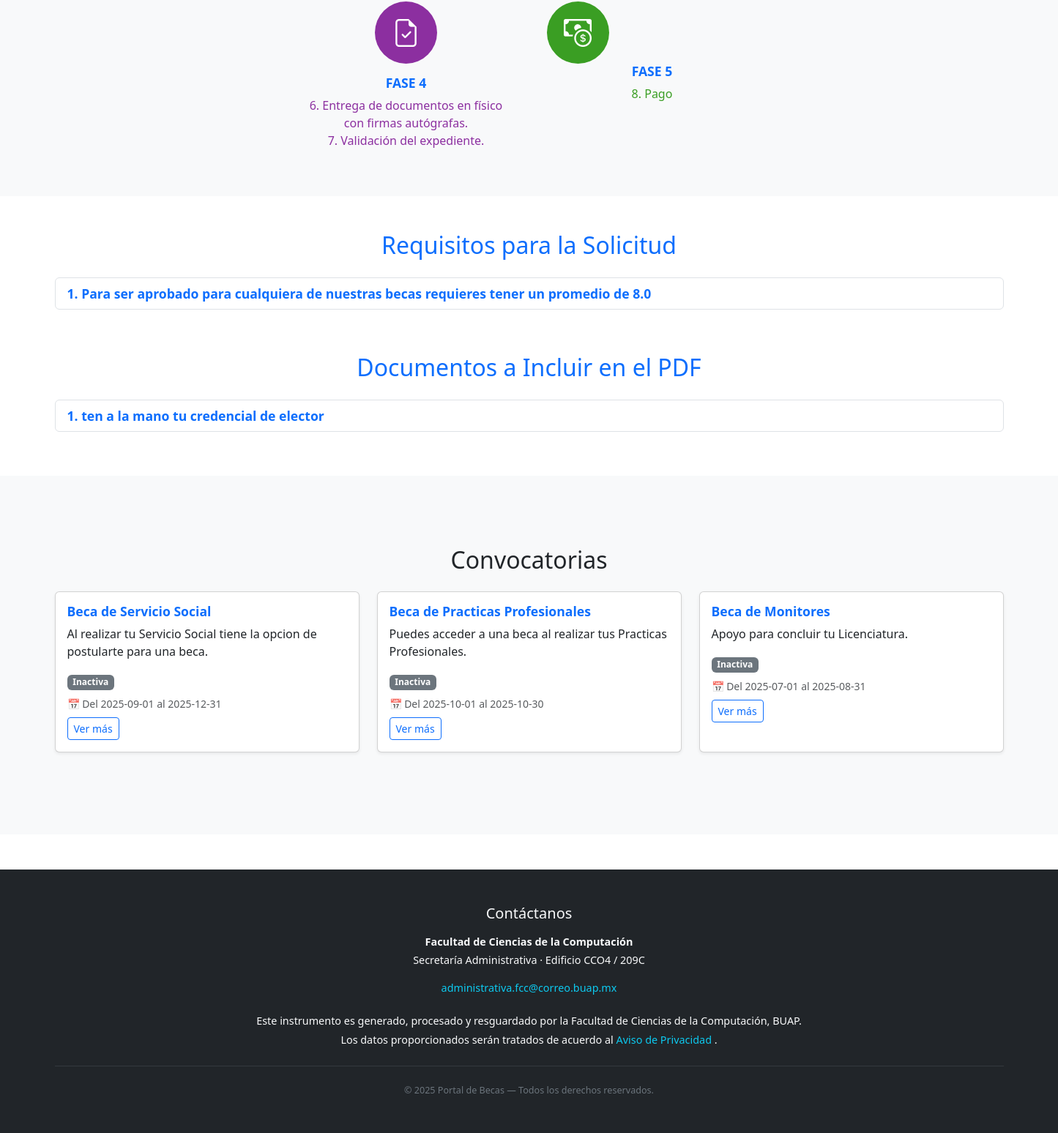
Before: / (lower part) with the older database file.
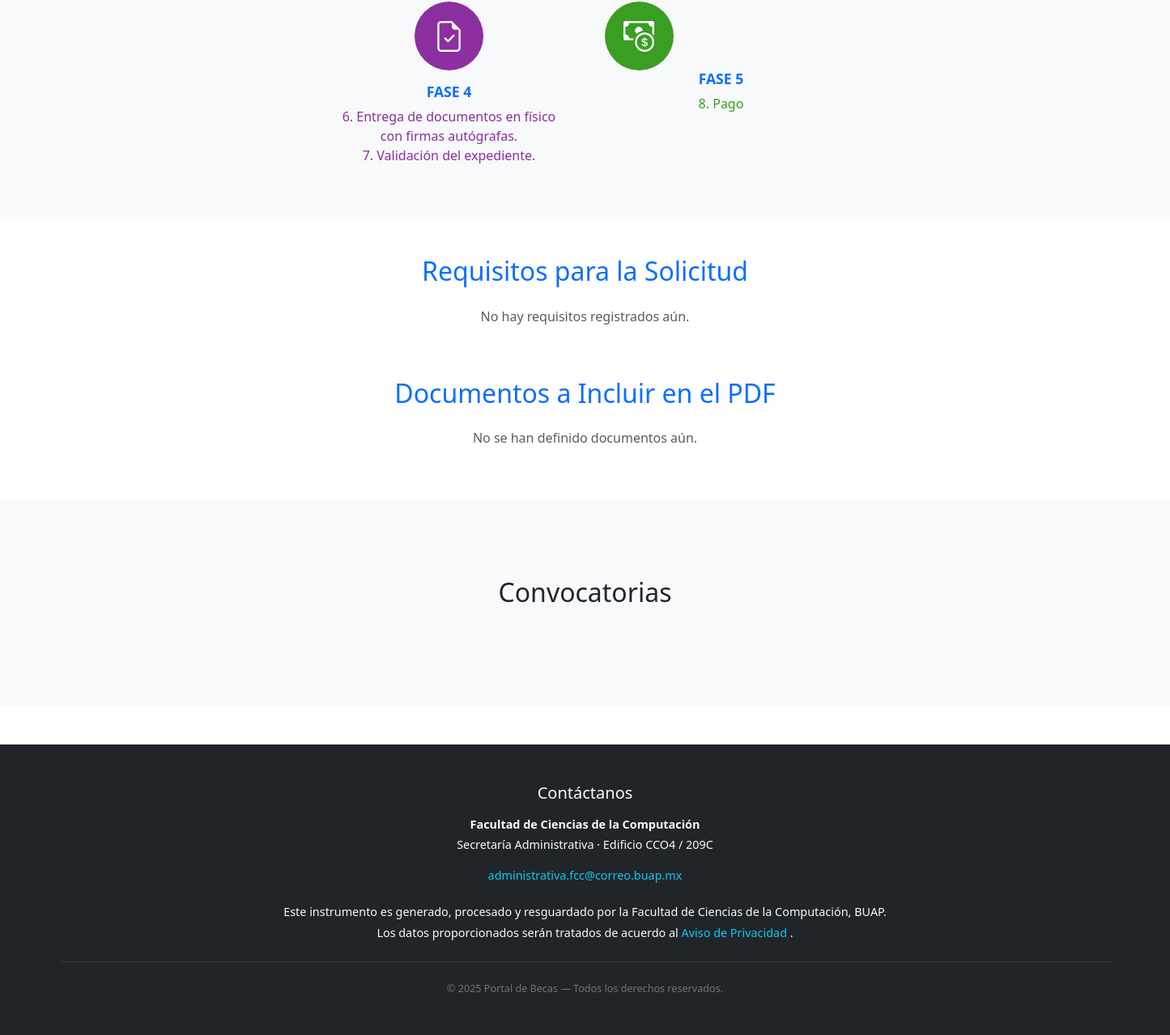
After: the same page with the newer database file.
### tables this page shows
CREATE TABLE requisitos (
            id INTEGER PRIMARY KEY AUTOINCREMENT,
            contenido TEXT NOT NULL
        );

CREATE TABLE documentos (
        id INTEGER PRIMARY KEY AUTOINCREMENT,
        descripcion TEXT NOT NULL
    );

CREATE TABLE convocatorias (
            id INTEGER PRIMARY KEY AUTOINCREMENT,
            nombre TEXT NOT NULL UNIQUE,
            descripcion TEXT,
            fecha_inicio TEXT,
            fecha_fin TEXT,
            activa INTEGER DEFAULT 0
        );

### routes/main_routes.py (the view)
@main_bp.route('/')
def index():
    conexion = sqlite3.connect('becas.db')
    cursor = conexion.cursor()
    cursor.execute("SELECT nombre, descripcion, fecha_inicio, fecha_fin FROM convocatorias")
    todas = cursor.fetchall()
    cursor.execute("SELECT contenido FROM requisitos")
    requisitos = [fila[0] for fila in cursor.fetchall()]
    cursor.execute("SELECT descripcion FROM documentos")
    documentos = [fila[0] for fila in cursor.fetchall()]
    cursor.execute("SELECT * FROM pago ORDER BY id DESC")
    pagos = cursor.fetchall()
    conexion.close()
    hoy = datetime.now().date()
    convocatorias_info = []
    for nombre, descripcion, inicio, fin in todas:
        if inicio and fin:
            inicio_dt = datetime.strptime(inicio, "%Y-%m-%d").date()
            fin_dt = datetime.strptime(fin, "%Y-%m-%d").date()
            if inicio_dt <= hoy <= fin_dt:
                estado = "Activa"
            elif hoy < inicio_dt:
                estado = "Próxima"
            else:
                estado = "Inactiva"
        else:
            estado = "Sin fechas"
        convocatorias_info.append((nombre, descripcion, inicio, fin, estado))
    return render_template(
        'index.html',
        convocatorias=convocatorias_info,
        requisitos=requisitos,
        documentos=documentos, pagos=pagos
    )

### templates/index.html (shortened to what this page needs)
<!DOCTYPE html>
<html lang="es">
<head>
  <link rel="stylesheet" href="{{ url_for('static', filename='css/style.css') }}">
  <link
    href="https://cdn.jsdelivr.net/npm/bootstrap@5.3.2/dist/css/bootstrap.min.css"
    rel="stylesheet">
    <link rel="stylesheet" href="https://cdn.jsdelivr.net/npm/bootstrap-icons@1.11.1/font/bootstrap-icons.css">
</head>
<body>
<section class="py-5" style="background:#f8f9fa;">
    <div class="container text-center">
        <div class="row g-5 justify-content-center mt-4">
            <div class="col-md-3">
                <div class="d-flex justify-content-center mb-3">
                    <div class="rounded-circle d-flex align-items-center justify-content-center"
                        style="width:85px; height:85px; background:#8c2fa0; color:white; font-size:38px;">
                        <i class="bi bi-file-earmark-check"></i>
                    </div>
                </div>
                <h4 class="fw-bold">FASE 4</h4>
                <p class="mt-2" style="color:#8c2fa0;">
                    6. Entrega de documentos en físico con firmas autógrafas.<br>
                    7. Validación del expediente.
                </p>
            </div>
            <div class="col-md-3">
                <div classύ="d-flex justify-content-center mb-3">
                    <div class="rounded-circle d-flex align-items-center justify-content-center"
                        style="width:85px; height:85px; background:#3a9e23; color:white; font-size:38px;">
                        <i class="bi bi-cash-coin"></i>
                    </div>
                </div>
                <h4 class="fw-bold">FASE 5</h4>
                <p class="mt-2" style="color:#3a9e23;">
                    8. Pago
                </p>
            </div>
        </div>
    </div>
</section>
<link rel="stylesheet" href="https://cdn.jsdelivr.net/npm/bootstrap-icons@1.11.1/font/bootstrap-icons.css">
<div class="container my-5">
  <h2 class="text-primary text-center mb-4">Requisitos para la Solicitud</h2>
  <div class="list-group">
    {% for req in requisitos %}
      <label class="list-group-item d-flex flex-column">
        <div class="fw-bold">{{ loop.index }}. {{ req }}</div>
      </label>
    {% else %}
      <p class="text-center text-muted">No hay requisitos registrados aún.</p>
    {% endfor %}
  </div>
</div>
<div class="container my-5">
  <h2 class="text-primary text-center mb-4">Documentos a Incluir en el PDF</h2>
  <div class="list-group">
    {% for doc in documentos %}
      <label class="list-group-item d-flex flex-column">
        <div class="fw-bold">{{ loop.index }}. {{ doc }}</div>
      </label>
    {% else %}
      <p class="text-center text-muted">No se han definido documentos aún.</p>
    {% endfor %}
  </div>
</div>
<section class="py-5 bg-light">
  <div class="container my-5">
    <h2 class="text-center mb-4">Convocatorias</h2>
      <div class="row">
        {% for c in convocatorias %}
          <div class="col-md-4 mb-3">
            <div class="card shadow-sm h-100">
              <div class="card-body">
                <h5 class="card-title text-primary fw-bold">{{ c[0] }}</h5>
                <p class="card-text">{{ c[1] }}</p>
                {% if c[4] == "Activa" %}
                  <span class="badge bg-success mb-2">Activa</span><br>
                  {% elif c[4] == "Próxima" %}
                    <span class="badge bg-info text-dark mb-2">Próxima</span><br>
                  {% elif c[4] == "Inactiva" %}
                    <span class="badge bg-secondary mb-2">Inactiva</span><br>
                  {% else %}
                    <span class="badge bg-warning text-dark mb-2">Sin fechas</span><br>
                {% endif %}
                {% if c[2] and c[3] %}
                  <p class="text-muted small mb-2">📅 Del {{ c[2] }} al {{ c[3] }}</p>
                {% endif %}
                <a href="{{ url_for('main.formulario') }}" class="btn btn-outline-primary btn-sm">Ver más</a>
              </div>
            </div>
          </div>
        {% endfor %}
      </div>
    </div>
</section>
  <footer class="bg-dark text-light py-5 mt-5">
    <div class="container text-center">
        <h5 class="mb-3">Contáctanos</h5>
        <p class="mb-1 fw-semibold">
            Facultad de Ciencias de la Computación
        </p>
        <p class="mb-1">
            Secretaría Administrativa · Edificio CCO4 / 209C
        </p>
        <p class="mt-3 mb-2">
            <a href="mailto:administrativa.fcc@correo.buap.mx" class="text-info text-decoration-none">
                administrativa.fcc@correo.buap.mx
            </a>
        </p>
        <p class="mt-4 mb-1">
            Este instrumento es generado, procesado y resguardado por la Facultad
            de Ciencias de la Computación, BUAP.
        </p>
        <p class="mb-3">
            Los datos proporcionados serán tratados de acuerdo al
            <a href="https://www.buap.mx/privacidad" class="text-info text-decoration-none" target="_blank">
                Aviso de Privacidad
            </a>.
        </p>
        <hr class="border-secondary my-4" />
        <p class="mb-0 small text-secondary">
            © 2025 Portal de Becas — Todos los derechos reservados.
        </p>
    </div>
</footer>
</body>
</html>

### static/css/style.css (style rules this page uses)
:root { --color-primario: #003366; --color-secundario: #0056b3; --color-acento: #fcbf49; --color-fondo: #f8f9fa; --color-texto: #212529; }
body { background-color: var(--color-fondo); color: var(--color-texto); font-family: "Poppins", sans-serif; padding-top: 70px; }
footer { background-color: #001a33; color: white; text-align: center; padding: 1rem; margin-top: 50px; font-size: 0.9rem; }

### templates/index.html (style rules this page uses)
.fw-bold { font-size: 1.1rem; color: #0d6efd; }

Changed rows visible on the page:
removed requisitos: contenido "Para ser aprobado para cualquiera de nuestras becas requieres tener un promedio de 8.0"
removed documentos: descripcion "ten a la mano tu credencial de elector"
removed convocatorias: nombre "Beca de Servicio Social", descripcion "Al realizar tu Servicio Social tiene la opcion de postularte para una beca.", fecha_inicio "2025-09-01", fecha_fin "2025-12-31"
removed convocatorias: nombre "Beca de Practicas Profesionales", descripcion "Puedes acceder a una beca al realizar tus Practicas Profesionales.", fecha_inicio "2025-10-01", fecha_fin "2025-10-30"
removed convocatorias: nombre "Beca de Monitores", descripcion "Apoyo para concluir tu Licenciatura.", fecha_inicio "2025-07-01", fecha_fin "2025-08-31"
Other visible differences:
text now shown: "No hay requisitos registrados aún. No se han definido documentos aún."
